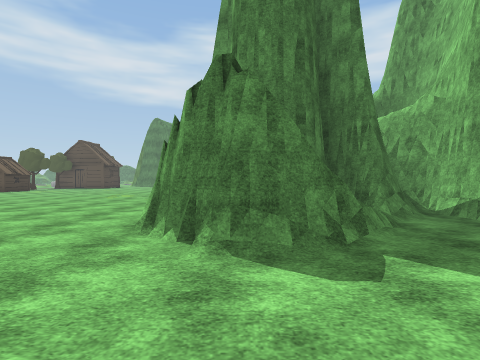
view 1 (above)

24 first-person views from a walk through a scene from a Unity 3-D project. The camera is 1.3 m above the floor, looks level and sees 80° across. The floor is counted in squares, 2 m on a side. Each view is taken from the middle of a square. On the plan, view 1 faces up. The plan holds only what a view shows up to about 9 squares ahead; the rest is blank. The place goes on beyond the plan. The player is left out. Some surface patterns are stand-ins.

view 2
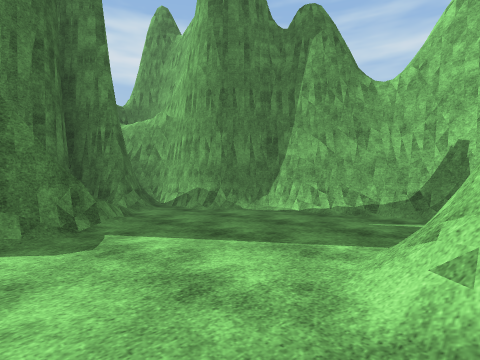

view 3
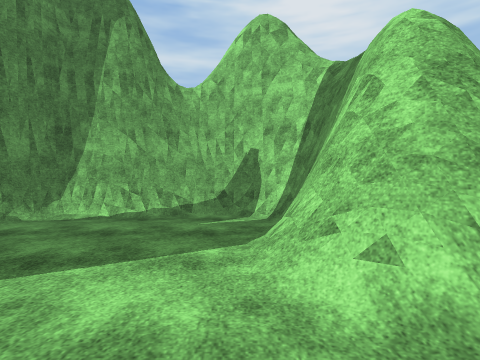

view 4
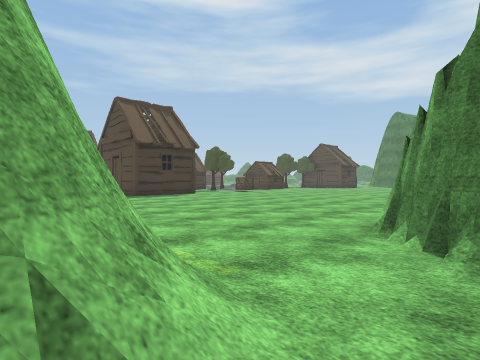

view 5
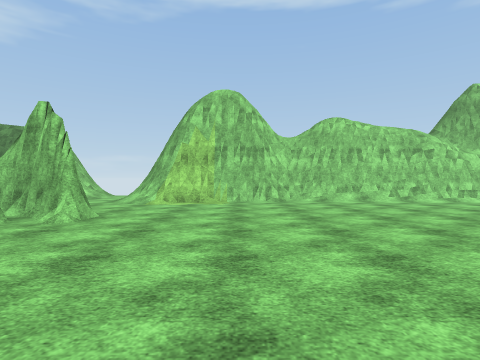

view 6
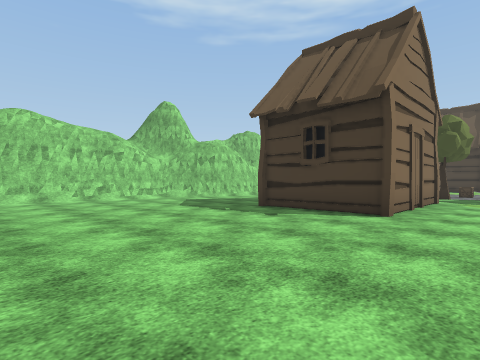

view 7
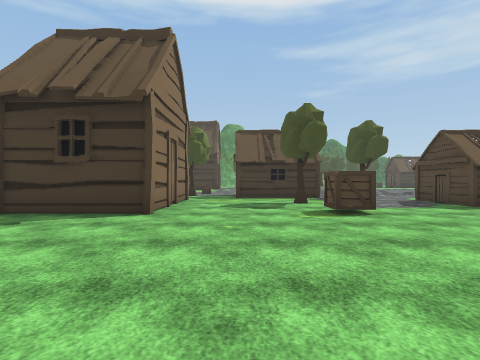

view 8
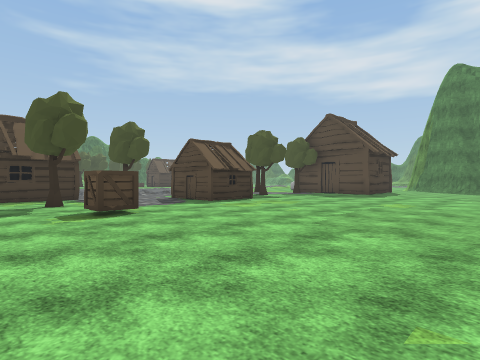

view 9
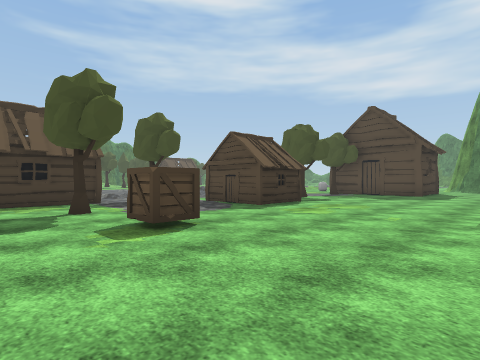

view 10
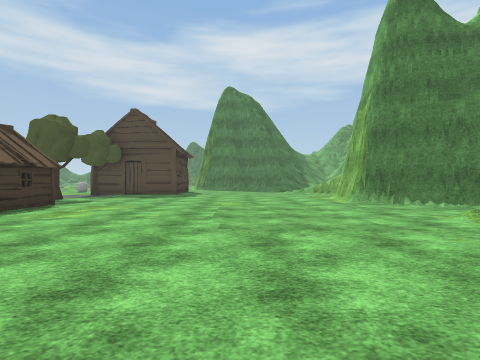

view 11
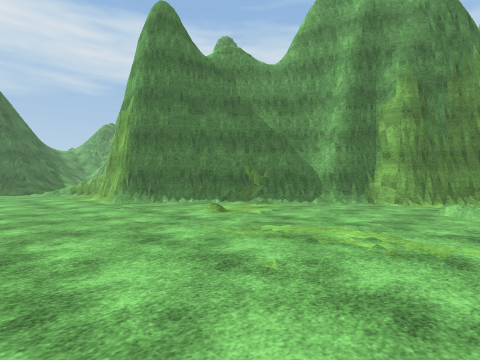

view 12
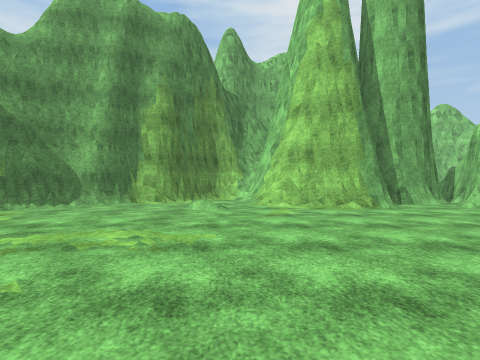

view 13
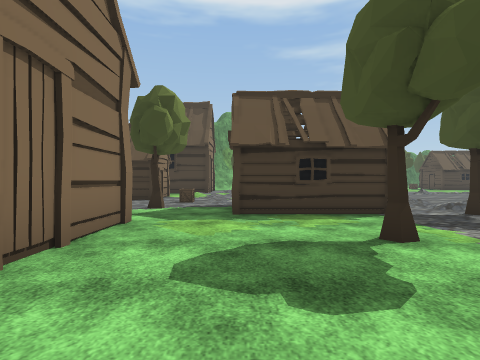

view 14
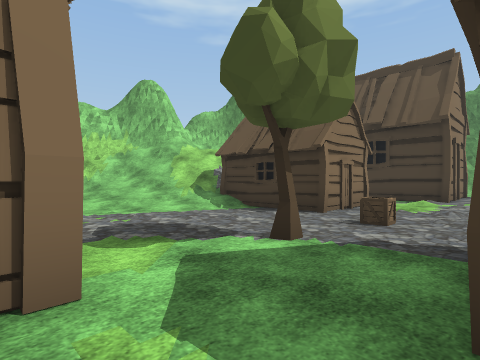

view 15
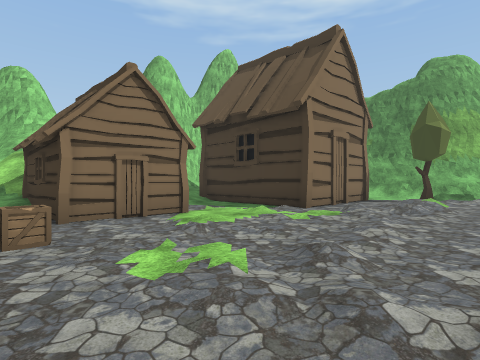

view 16
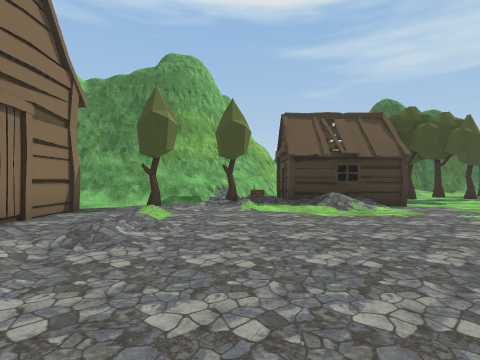

view 17
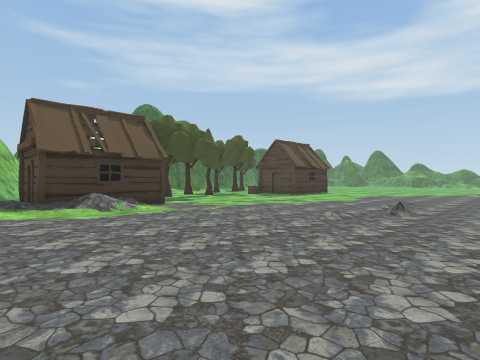

view 18
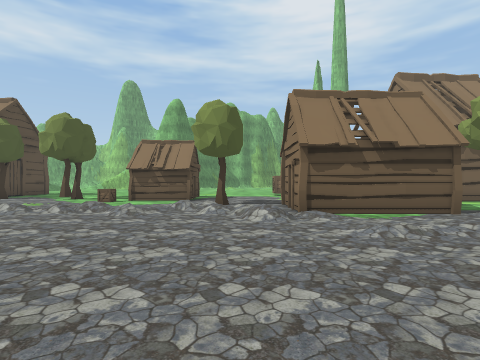

view 19
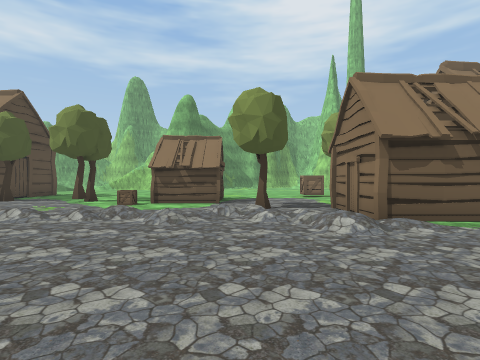

view 20
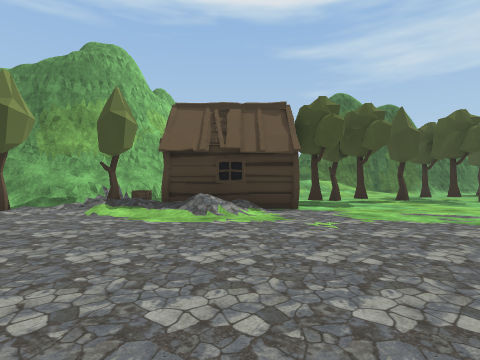

view 21
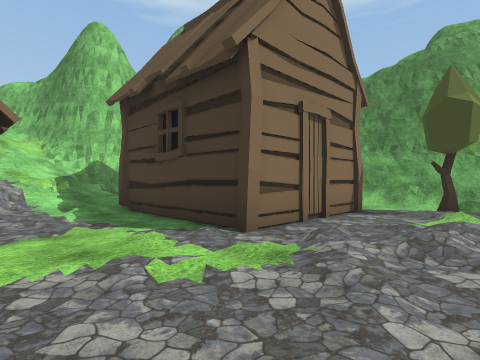

view 22
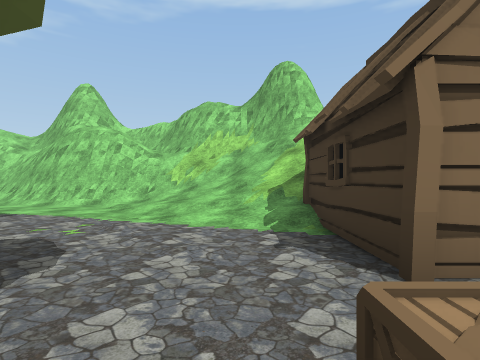

view 23
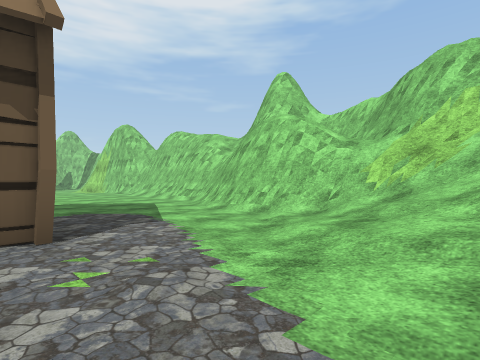

view 24
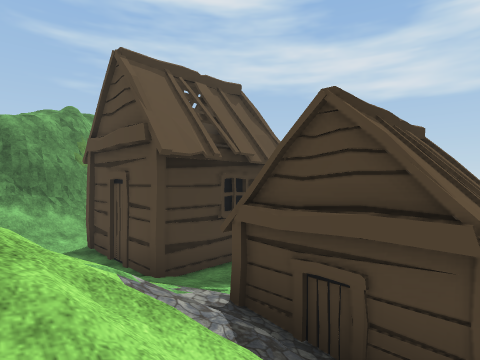

### Floor plan
Key: @ floor where view 1 was taken; # wall or solid block; . main floor; : floor 0.5 m higher than the main floor; / step, stairs or slope; = window, fence, low wall or low ledge; T tree; H hut; C crate.
Columns run from 34 left of view 1 to 6 right of it. Each row starts with its distance up from view 1.
 21   ...    ...      ...   .....
 20   T...  ....      ..T  .......
 19   T.........   //.............#
 18   T.........  ../..C..........##
 17   .T............/..HHH.........##
 16     H.........../..HHH..........##
 15    H /..........//...............#
 14    H /.........//.T..............##
 13 ##HH /.........HHH................##
 12  ##:CT......./..HH..T.C.........../##
 11   #=//..//.////.HH..............//./#
 10   ##/T/.///.....HH................//
  9   ##/..../...//................../##
  8    #//HHHH///..CT..HHHH..........##
  7    #/ H  H./HHH....H  H..........##
  6          H./H H....H  H...........##
  5     #/HHHH//H H...................######
  4    ##///.////////................###=..#
  3    #//   /////////...............###...##
  2         ###////////.....................#
  1           #/ ////=####..........//......#
  0           #########  #############@.//..#
 -1                                   ./#####
 -2                                     #

Positions as (right, up) in squares from view 1, and headings:
1: (0, 0), facing up
2: (0, -1), facing up-right
3: (0, 0), facing right
4: (0, 0), facing up-left
5: (-4, 9), facing down
6: (-6, 10), facing down-left
7: (-6, 10), facing left
8: (-6, 10), facing up-left
9: (-8, 10), facing up-left
10: (-8, 10), facing up
11: (-8, 10), facing up-right
12: (-8, 10), facing right
13: (-11, 10), facing left
14: (-15, 10), facing down-left
15: (-19, 12), facing down-left
16: (-22, 12), facing left
17: (-22, 12), facing up-left
18: (-24, 14), facing right
19: (-23, 15), facing right
20: (-23, 15), facing left
21: (-22, 11), facing down-left
22: (-19, 9), facing down
23: (-19, 6), facing down-right
24: (-20, 2), facing up-left
